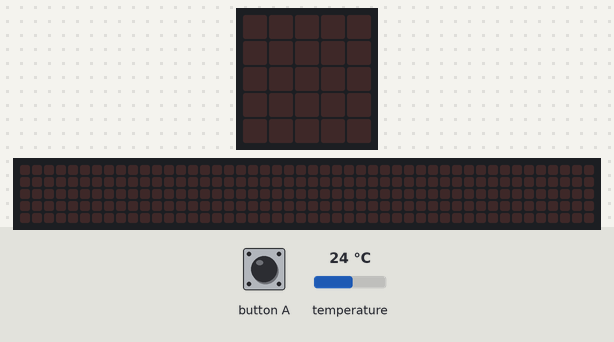
Bench run of a program on a simulated BBC micro:bit (MakeCode). Shown: the board's 5×5 LED display, a strip that is not on the board, showing the scrolling text unrolled. The inputs (shaded band) are chosen by the test bench; at power-on: temperature 24 °C. The 48×5 strip is a reading aid, not a part: it shows the text the display is scrolling, unrolled, one strip-width of it at a time.

Above: at 1.2 s.
1.3 s: button A pressed for 0.15 s
At 1.52 s:
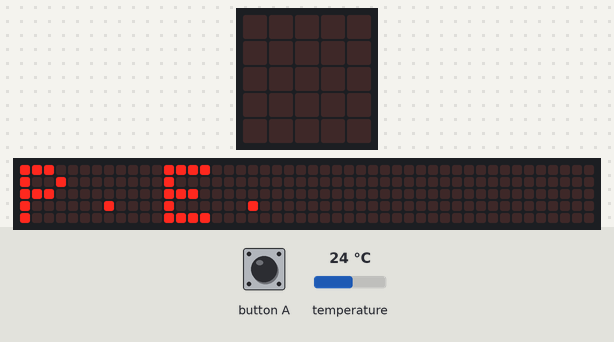
4.3 s: button A pressed for 0.15 s
At 9.27 s:
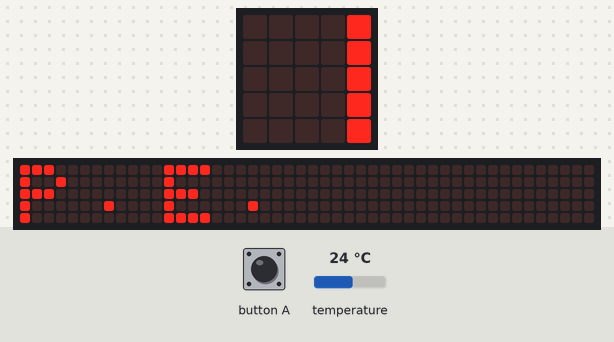
13.4 s: temperature set to 19 °C
At 16.5 s:
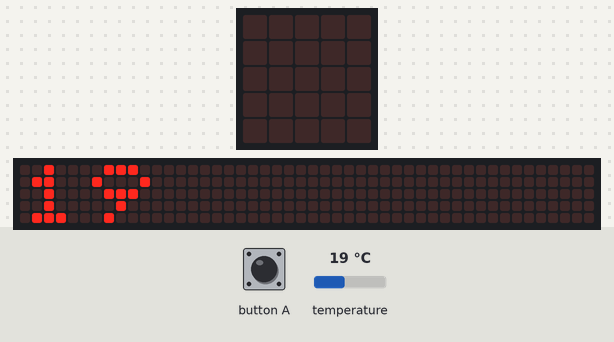

Measured:
- after the input at 1.3 s, the display: changes after 0.15 s (image 1)

The program:

main.ts
```typescript
input.onButtonPressed(Button.A, function () {
    basic.showString("P.E.")
    basic.showLeds(`
        . . # . .
        . . # . .
        # # # # #
        . . # . .
        . . # . .
        `)
    basic.showString("" + (input.temperature()))
})
```

test.ts
```typescript
// aquí va el archivo "tests"; esto no se compilará cuando este paquete se utilice como una extensión.
```
